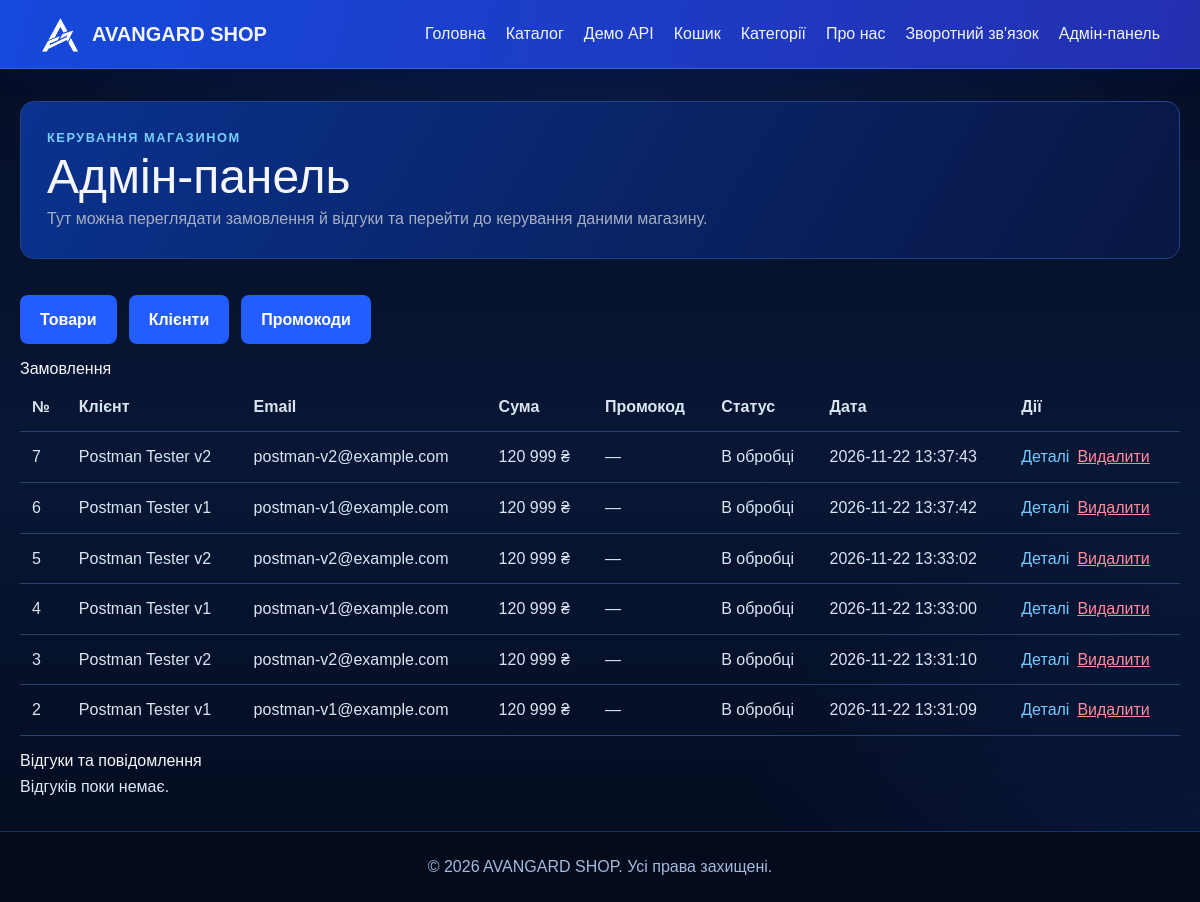
The app's page /admin/ with its own data.
### tables this page shows
CREATE TABLE orders (
    id          INTEGER PRIMARY KEY AUTOINCREMENT,
    client_id   INTEGER,
    customer_name TEXT NOT NULL,
    email       TEXT NOT NULL,
    address     TEXT NOT NULL,
    total_price REAL NOT NULL CHECK (total_price >= 0),
    promo_code  TEXT NOT NULL DEFAULT '',
    discount_amount REAL NOT NULL DEFAULT 0 CHECK (discount_amount >= 0),
    status      TEXT NOT NULL,
    created_at  TEXT NOT NULL,
    FOREIGN KEY (client_id) REFERENCES clients (id) ON DELETE SET NULL
);

### routes/admin.py (the view)
@admin_bp.route('/')
def admin():
    return render_template(
        'admin.html',
        orders=models.get_orders(),
        feedback=models.get_feedback(),
    )

### app.py (called while the page is built)
@app.context_processor
def inject_globals():
    return {
        'current_year': datetime.now().year,
        'cart_count': sum(session.get('cart', {}).values()),
    }

### models.py (called while the page is built)
def get_db():
    if 'db' not in g:
        g.db = sqlite3.connect(current_app.config['DATABASE'])
        g.db.row_factory = sqlite3.Row
        g.db.execute('PRAGMA foreign_keys = ON')
    return g.db

def get_feedback():
    return get_db().execute('SELECT * FROM feedback ORDER BY id DESC').fetchall()

def get_orders():
    return get_db().execute('SELECT * FROM orders ORDER BY id DESC').fetchall()

### templates/admin.html (shortened to what this page needs)
{% extends "base.html" %}
{% block content %}
<section class="page-intro">
    <p class="eyebrow">КЕРУВАННЯ МАГАЗИНОМ</p>
    <h1>Адмін-панель</h1>
    <p>Тут можна переглядати замовлення й відгуки та перейти до керування даними магазину.</p>
</section>
<nav class="mt-6 flex flex-wrap gap-3" aria-label="Розділи адмін-панелі">
    <a href="{{ url_for('admin.products') }}" class="button">Товари</a>
    <a href="{{ url_for('admin.clients') }}" class="button">Клієнти</a>
    <a href="{{ url_for('admin.promos') }}" class="button">Промокоди</a>
</nav>
<section class="catalog-section">
    <h2>Замовлення</h2>
    {% if orders %}
    <div class="overflow-x-auto">
        <table class="w-full border-collapse">
            <thead>
                <tr class="border-b border-gray-300 text-left">
                    <th class="p-3">№</th>
                    <th class="p-3">Клієнт</th>
                    <th class="p-3">Email</th>
                    <th class="p-3">Сума</th>
                    <th class="p-3">Промокод</th>
                    <th class="p-3">Статус</th>
                    <th class="p-3">Дата</th>
                    <th class="p-3">Дії</th>
                </tr>
            </thead>
            <tbody>
                {% for order in orders %}
                <tr class="border-b border-gray-200">
                    <td class="p-3">{{ order['id'] }}</td>
                    <td class="p-3">{{ order['customer_name'] }}</td>
                    <td class="p-3">{{ order['email'] }}</td>
                    <td class="p-3">
                        {{ "{:,.0f}".format(order['total_price']).replace(",", " ") }} ₴
                    </td>
                    <td class="p-3">
                        {% if order['promo_code'] %}
                            {{ order['promo_code'] }}
                            (−{{ "{:,.0f}".format(order['discount_amount']).replace(",", " ") }} ₴)
                        {% else %}
                            —
                        {% endif %}
                    </td>
                    <td class="p-3">{{ order['status'] }}</td>
                    <td class="p-3">{{ order['created_at'] }}</td>
                    <td class="p-3">
                        <div class="flex flex-wrap gap-2">
                            <a href="{{ url_for('admin.order_details', order_id=order['id']) }}">
                                Деталі
                            </a>
                            <form
                                action="{{ url_for('admin.delete_order', order_id=order['id']) }}"
                                method="post"
                                onsubmit="return confirm('Видалити замовлення №{{ order['id'] }}?')"
                            >
                                <button type="submit" class="text-red-700 underline">
                                    Видалити
                                </button>
                            </form>
                        </div>
                    </td>
                </tr>
                {% endfor %}
            </tbody>
        </table>
    </div>
    {% else %}
    <p>Замовлень поки немає.</p>
    {% endif %}
</section>
<section class="catalog-section">
    <h2>Відгуки та повідомлення</h2>
    {% if feedback %}
    <div class="overflow-x-auto">
        <table class="w-full border-collapse">
            <thead>
                <tr class="border-b border-gray-300 text-left">
                    <th class="p-3">№</th>
                    <th class="p-3">Ім’я</th>
                    <th class="p-3">Email</th>
                    <th class="p-3">Повідомлення</th>
                    <th class="p-3">Дата</th>
                    <th class="p-3">Дії</th>
                </tr>
            </thead>
            <tbody>
                {% for item in feedback %}
                <tr class="border-b border-gray-200">
                    <td class="p-3">{{ item['id'] }}</td>
                    <td class="p-3">{{ item['name'] }}</td>
                    <td class="p-3">{{ item['email'] }}</td>
                    <td class="max-w-xs break-words p-3">{{ item['message'] }}</td>
                    <td class="p-3">{{ item['created_at'] }}</td>
                    <td class="p-3">
                        <div class="flex flex-wrap gap-2">
                            <a href="{{ url_for('admin.edit_feedback', feedback_id=item['id']) }}">
                                Редагувати
                            </a>
                            <form
                                action="{{ url_for('admin.delete_feedback', feedback_id=item['id']) }}"
                                method="post"
                                onsubmit="return confirm('Видалити відгук №{{ item['id'] }}?')"
                            >
                                <button type="submit" class="text-red-700 underline">
                                    Видалити
                                </button>
                            </form>
                        </div>
                    </td>
                </tr>
                {% endfor %}
            </tbody>
        </table>
    </div>
    {% else %}
    <p>Відгуків поки немає.</p>
    {% endif %}
</section>
{% endblock %}

### templates/base.html (shortened to what this page needs)
<!DOCTYPE html>
<html lang="uk">
<head>
    <link rel="stylesheet" href="{{ url_for('static', filename='css/style.css', v=3) }}">
    <script src="https://cdn.jsdelivr.net/npm/@tailwindcss/browser@4"></script>
</head>
<body class="theme-dark">
    <nav class="site-nav">
        <div class="nav-inner">
            <a
                href="{{ url_for('home') }}"
                class="flex items-center gap-3 text-xl font-bold text-white transition-transform duration-300 hover:scale-105"
            >
                <img
                    src="{{ url_for('static', filename='css/avangard-logo.png') }}"
                    alt="Емблема AVANGARD SHOP"
                    class="h-10 w-10 object-contain"
                >
                <span>AVANGARD SHOP</span>
            </a>
            <div class="desktop-nav hidden md:flex">
                <a href="{{ url_for('home') }}"
                   class="transition-colors duration-300 hover:underline">
                    Головна
                </a>
                <a href="{{ url_for('shop.catalog') }}"
                   class="transition-colors duration-300 hover:underline">
                    Каталог
                </a>
                <a href="{{ url_for('api_demo') }}"
                   class="transition-colors duration-300 hover:underline">
                    Демо API
                </a>
                <a href="{{ url_for('shop.cart') }}"
                   class="transition-colors duration-300 hover:underline">
                    Кошик{% if cart_count %} <span class="cart-count">{{ cart_count }}</span>{% endif %}
                </a>
                <a href="{{ url_for('categories') }}"
                   class="text-white hover:text-white transition-colors duration-300 hover:underline">
                    Категорії
                </a>
                <a href="{{ url_for('about') }}"
                   class="text-white hover:text-white transition-colors duration-300 hover:underline">
                    Про нас
                </a>
                <a href="{{ url_for('feedback.contacts') }}"
                   class="transition-colors duration-300 hover:underline">
                    Зворотний зв'язок
                </a>
                <a href="{{ url_for('admin.admin') }}"
                   class="transition-colors duration-300 hover:underline">
                    Адмін-панель
                </a>
            </div>
        </div>
    </nav>
    <main class="site-main{% block main_class %}{% endblock %}">
        {% block content %}{% endblock %}
    </main>
    <footer class="site-footer">
        <p>© {{ current_year }} AVANGARD SHOP. Усі права захищені.</p>
    </footer>
</body>
</html>

### static/css/style.css (style rules this page uses)
:root { font-family: Arial, sans-serif; color: #172033; background: #f3f6fb; font-synthesis: none; line-height: 1.6; }
* { box-sizing: border-box; }
body { margin: 0; min-width: 320px; min-height: 100vh; display: flex; flex-direction: column; }
a { color: #1769c2; }
.site-nav { padding: 14px 24px; color: #fff; background: linear-gradient(105deg, #2563eb, #4f2bd3); box-shadow: 0 3px 12px rgb(23 32 51 / 16%); }
.nav-inner { display: flex; align-items: center; justify-content: space-between; gap: 24px; width: min(1120px, 100%); margin: 0 auto; }
.site-nav a, .site-nav a:hover, .site-nav a:visited { color: #fff; text-decoration: none; }
.desktop-nav { align-items: center; gap: 20px; flex-wrap: wrap; justify-content: flex-end; }
.site-main { flex: 1; width: min(1120px, calc(100% - 40px)); margin: 32px auto; padding: 28px; background: #fff; border: 1px solid #e3e8f0; border-radius: 12px; box-shadow: 0 4px 14px rgb(23 32 51 / 10%); }
.eyebrow { color: #5ba6f5; font-size: 0.8rem; font-weight: 800; letter-spacing: 0.12em; text-transform: uppercase; }
.button { display: inline-block; margin-top: 12px; padding: 12px 20px; color: #fff; background: #2155ed; border-radius: 8px; font-weight: 700; text-decoration: none; }
.highlights, .catalog-section, .about-content, .contact-grid, .category-grid { margin-top: 36px; }
.page-intro { padding: 28px 0 8px; }
.page-intro h1 { margin: 0; font-size: clamp(2rem, 5vw, 3rem); line-height: 1.2; }
.site-footer { margin-top: auto; padding: 22px 20px; color: #fff; background: #1e293b; text-align: center; }
.site-footer p { margin: 0; }
:root { color-scheme: dark; color: #eef2fa; background: #050d25; }
body.theme-dark { color: #eef2fa; background: radial-gradient(ellipse 58rem 30rem at 50% -8%, rgb(24 83 220 / 24%), transparent 72%), radial-gradient(ellipse 40rem 36rem at 100% 100%, rgb(27 73 190 / 17%), transparent 74%), linear-gradient(180deg, #050d25 0%, #071735 52%, #040a1c 100%); background-attachment: fixed; }
body.theme-dark a { color: #77caff; }
body.theme-dark .site-main { width: min(1200px, calc(100% - 40px)); padding: 0; border: 0; background: transparent; box-shadow: none; }
body.theme-dark .site-nav { background: linear-gradient(105deg, #1549dc, #242faf); border-bottom: 1px solid #3264df; box-shadow: 0 5px 22px rgb(0 15 62 / 42%); }
body.theme-dark .site-nav a, body.theme-dark .site-nav a:visited { color: #f2f5fc; }
body.theme-dark .site-footer { border-top: 1px solid #173368; color: #a5badb; background: #040b1d; }
body.theme-dark .page-intro { margin-bottom: 24px; padding: 26px; border: 1px solid #1e4388; border-radius: 14px; color: #eef2fa; background: linear-gradient(120deg, #0a328f, #081742); }
body.theme-dark .page-intro h1, body.theme-dark h2, body.theme-dark h3 { color: #f4f6fb; }
body.theme-dark .page-intro > p:not(.eyebrow), body.theme-dark .note { color: #a5afc2; }
body.theme-dark .eyebrow, body.theme-dark .product-type { color: #78cfff; }
body.theme-dark .highlight-list article, body.theme-dark .product-card, body.theme-dark .category-card, body.theme-dark .contact-card, body.theme-dark .about-content, body.theme-dark .catalog-section { color: #dce8fc; background: linear-gradient(150deg, #0e2455, #071639); border: 1px solid #193467; }
body.theme-dark .catalog-section { padding: 22px; border-radius: 14px; }
body.theme-dark .button { color: #fff; background: #245dff; }
body.theme-dark table { color: #dce4f2; }
body.theme-dark td, body.theme-dark th, body.theme-dark .border-gray-200, body.theme-dark .border-gray-300 { border-color: #29416c; }
body.theme-dark .text-red-700 { color: #ff8b9b; }
body.theme-dark .catalog-section { margin-top: 12px; padding: 0; border: 0; border-radius: 0; background: transparent; }

### records on screen
orders: id "7", customer_name "Postman Tester v2", email "postman-v2@example.com", total_price "120 999", status "В обробці", created_at "2026-11-22 13:37:43"
orders: id "6", customer_name "Postman Tester v1", email "postman-v1@example.com", total_price "120 999", status "В обробці", created_at "2026-11-22 13:37:42"
orders: id "5", customer_name "Postman Tester v2", email "postman-v2@example.com", total_price "120 999", status "В обробці", created_at "2026-11-22 13:33:02"
orders: id "4", customer_name "Postman Tester v1", email "postman-v1@example.com", total_price "120 999", status "В обробці", created_at "2026-11-22 13:33:00"
orders: id "3", customer_name "Postman Tester v2", email "postman-v2@example.com", total_price "120 999", status "В обробці", created_at "2026-11-22 13:31:10"
orders: id "2", customer_name "Postman Tester v1", email "postman-v1@example.com", total_price "120 999", status "В обробці", created_at "2026-11-22 13:31:09"
